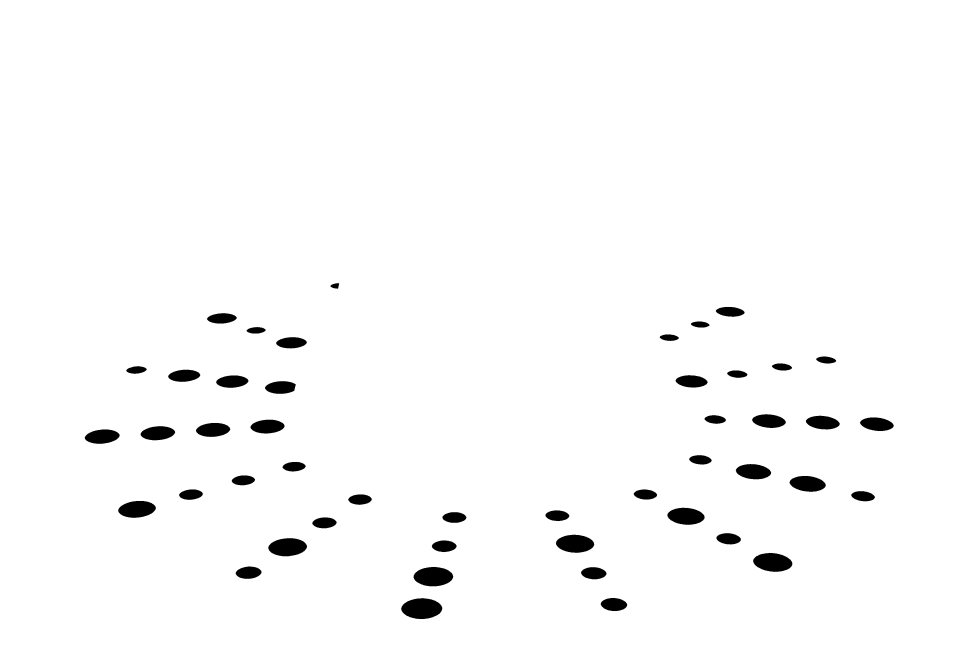
#> input picture data/left.jpg, 3872 x 2592 px, found by its file name (shown at 1/4 size); its folder holds 3 pictures in this run
$ python contour_base.py   (older library calls are emulated)
#> lines starting #> are read from the running program, lines starting #| are printed output that depends on the picture; after the words box and inside, x2 and y2 are one past the last pixel; in counts of white or black regions, pixels touching at a corner belong together
import imutils
import cv2
import numpy as np
import os


def find_center(img_list):

    for img in img_list:
        # 转到HSV空间
        image = cv2.imread(img)
#> image is the input picture: shape (2592, 3872, 3); min 0, max 255, mean 249.7
        hue_image = cv2.cvtColor(image, cv2.COLOR_BGR2HSV)
#> hue_image: shape (2592, 3872, 3); mean H, S, V 0, 0, 249.7

        # 用颜色分割图像 取出指定颜色的像素
        low_range = np.array([0, 0, 0])
        high_range = np.array([10, 10, 10])

        # inRange得到的是二值图像 在范围内的像素置为白色 范围之外的设为黑色
        th = cv2.inRange(hue_image, low_range, high_range)
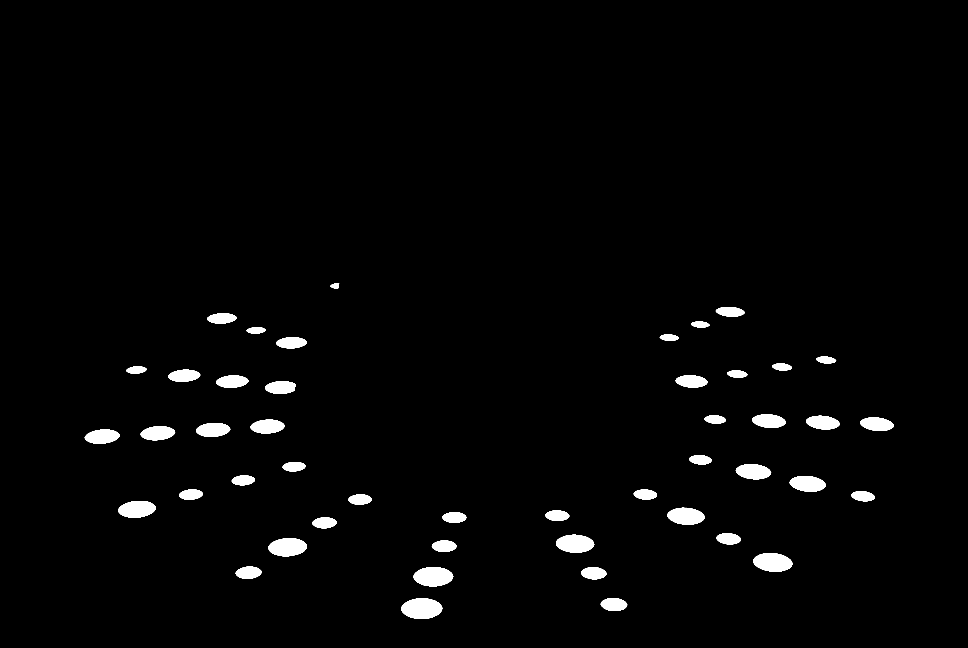
#> th: shape (2592, 3872) (shown at 1/4 size); 2.1% white; 47 white regions

        # cv2.namedWindow('img', cv2.WINDOW_NORMAL)
        # cv2.imshow('img', th)
        # cv2.waitKey(0)

        # 高斯平滑轮廓
        blur = cv2.GaussianBlur(th, (3, 3), 0)

        # 膨胀
        dilated = cv2.dilate(blur, cv2.getStructuringElement(cv2.MORPH_ELLIPSE, (3, 3)), iterations=2)
        # can = cv2.Canny(blur, 200, 255)

        # findContours 找到外部轮廓  该函数只接受二值图像即黑白的 灰度图也不行
        cnts = cv2.findContours(dilated, cv2.RETR_EXTERNAL, cv2.CHAIN_APPROX_SIMPLE)
#> cnts = 47 contours; largest, box (x1, y1, x2, y2) and area: (1602, 2390, 1772, 2479) 11540, (1651, 2265, 1816, 2348) 10471, (3010, 2209, 3172, 2290) 9954, (1070, 2150, 1231, 2228) 9582, (2221, 2136, 2380, 2214) 9398
        # cnts = cv2.findContours(dilated, cv2.RETR_EXTERNAL, cv2.CHAIN_APPROX_NONE)
        # cnts = cv2.findContours(dilated, cv2.RETR_EXTERNAL, cv2.CHAIN_APPROX_NONE)

        # 用以区分OpenCV2.4和OpenCV3
        cnts = cnts[0] if imutils.is_cv2() else cnts[1]

        print('center number:', len(cnts))
#| center number: 47
        # f = open('./data/right_pts.txt', 'w')
        f = open('./data/left_pts.txt', 'w')

        for c in cnts:
            # 获取中心点
            M = cv2.moments(c)
            cX = int(M["m10"] / M["m00"])
            cY = int(M["m01"] / M["m00"])
            print(cX, cY)
            cv2.putText(image, '('+str(cX)+','+str(cY)+')', (cX+10, cY+10), cv2.FONT_HERSHEY_SIMPLEX, 1.5, (200, 200, 0), 3)
            #cv2.putText(图像, 文字, (x, y), 字体, 大小, (b, g, r), 宽度)
            f.write(str(cX)+' '+str(cY)+'\n')


            # 画出轮廓和中点
            # cv2.drawContours(image, [c], -1, (255, 255, 0), 1)
            cv2.circle(image, (cX, cY), 1, (0, 255, 0), -1)
#> this loop made 47 passes
#> (cX, cY) on passes 1 to 12: (1686, 2434), (2455, 2417), (2374, 2292), (1732, 2306), (994, 2290), (3090, 2249), (1776, 2184), (1150, 2188), (2299, 2174), (2914, 2154), (1297, 2090), (1817, 2069)
#| 1686 2434
#| 2455 2417
#| 2374 2292
#| 1732 2306
#| 994 2290
#| 3090 2249
#| 1776 2184
#| 1150 2188
#> (further printed lines are left out)
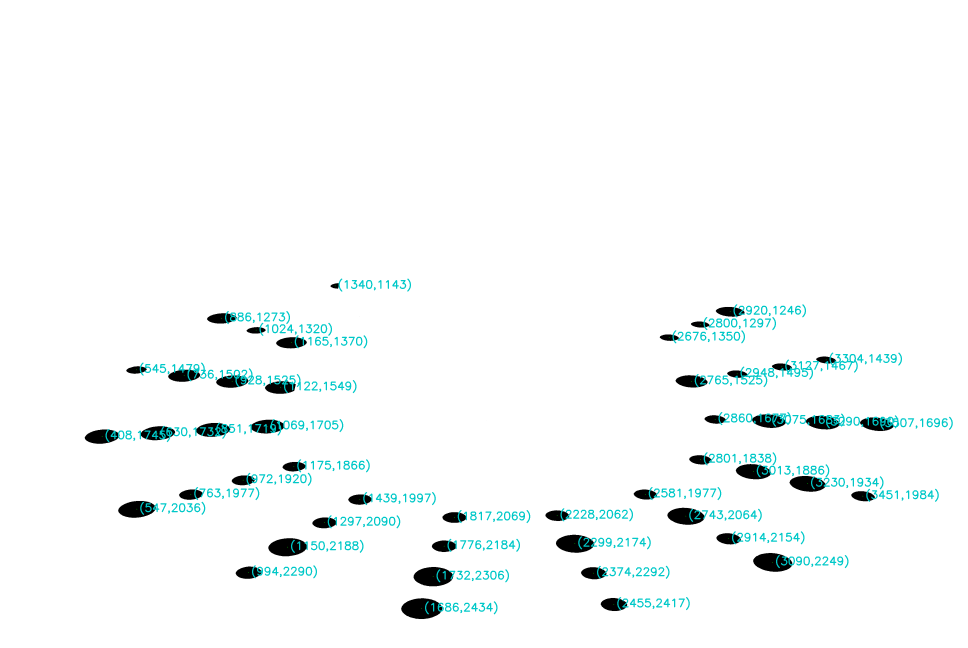
#> image: shape (2592, 3872, 3) (shown at 1/4 size); mean B, G, R 249.5, 249.5, 246.3
            # cv2.putText(image, "center", (cX - 20, cY - 20), cv2.FONT_HERSHEY_SIMPLEX, 0.5, (255, 255, 255), 2)

            # 显示图像
        cv2.namedWindow('Image', cv2.WINDOW_NORMAL)
        cv2.imshow("Image", image)
        cv2.imwrite("./data/left_center.jpg", image)
        cv2.waitKey(3000)

    cv2.destroyAllWindows()

base_dir = './data'
img_list = [os.path.join(base_dir, filename) for filename in os.listdir(base_dir)]
# img_list = ['./data/0.png', './data/1.png', './data/3.png', './data/4.png']
# img_list = ['./data/3.png']
# img_list = ['./data/left.jpg','./data/right.jpg']
img_list = ['./data/left.jpg']
find_center(img_list)
